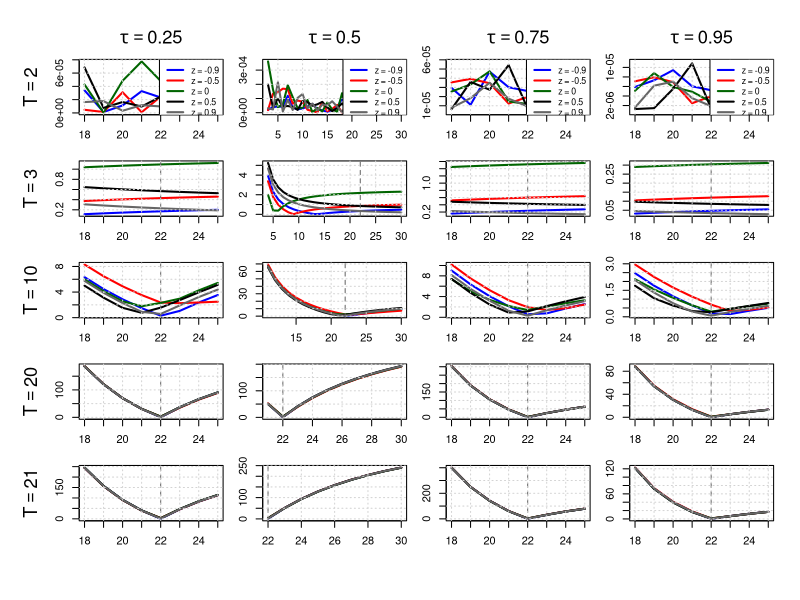

The R source for this figure:
# ---------------------------------------------------------------------------
# Figure 1 — Quantile Objective under Corrected Asymmetric Laplace Noise
# ---------------------------------------------------------------------------

rgen_corrected_asy_laplace <- function(n, z, b = 1) {
  stopifnot(abs(z) < 1)
  p_neg <- (1 + z) / 2
  u <- runif(n)
  x <- numeric(n)
  idx_neg <- which(u < p_neg)
  idx_pos <- which(u >= p_neg)
  x[idx_neg] <- -rexp(length(idx_neg), rate = (1 + z) / b)
  x[idx_pos] <-  rexp(length(idx_pos), rate = (1 - z) / b)
  return(x)
}

asy_laplace_variance <- function(z) {
  stopifnot(abs(z) < 1)
  b <- 1  # since the variance will be scaled later
  p_neg <- (1 + z) / 2
  p_pos <- (1 - z) / 2
  rate_neg <- (1 + z) / b
  rate_pos <- (1 - z) / b
  var_neg <- 2 / rate_neg^2
  var_pos <- 2 / rate_pos^2
  mu_neg <- -1 / rate_neg
  mu_pos <- 1 / rate_pos
  mu <- p_neg * mu_neg + p_pos * mu_pos
  ex2 <- p_neg * (var_neg + mu_neg^2) + p_pos * (var_pos + mu_pos^2)
  return(ex2 - mu^2)
}

compute_noise_scale <- function(A, snr, z) {
  sqrt((A / snr)^2 / asy_laplace_variance(z))
}

quantile_loss <- function(u, tau) u * (tau - (u < 0))

med_weighted_tau <- function(I, l, s, tau) {
  T <- length(I)
  x <- I * exp(((1:T) - l)^2 / s^2)
  w <- exp(-((1:T) - l)^2 / s^2)
  o <- order(x); x_sorted <- x[o]; w_sorted <- w[o]
  cum_w <- cumsum(w_sorted)
  k <- min(which(cum_w >= tau * sum(w_sorted)))
  x_sorted[k]
}

compute_a <- function(I, l, s, tau) med_weighted_tau(I, l, s, tau)

objective_function <- function(I, a, l, s, tau) {
  t <- seq_along(I)
  mean(quantile_loss(I - a * exp(-((t - l)^2) / s^2), tau))
}

search_best_s <- function(I, l, tau) {
  optimize(function(s) objective_function(I, compute_a(I, l, s, tau), l, s, tau),
           interval = c(1, 20), tol = 1e-4)$minimum
}

simulate_quantile_objective <- function(T, A, L, S, h, tau, snr, z, seed = NULL, force_l_gt_T = FALSE) {
  if (!is.null(seed)) set.seed(seed)
  signal <- A * exp(-((1:T) - L)^2 / S^2)
  b <- compute_noise_scale(A, snr, z)
  noise <- rgen_corrected_asy_laplace(T, z, b)
  I <- signal + noise
  l_grid <- if (force_l_gt_T) seq(T + 1, h) else seq(L - 4, L + 3)
  
  data.frame(
    l = l_grid,
    loss = sapply(l_grid, function(l) {
      s <- search_best_s(I, l, tau)
      a <- compute_a(I, l, s, tau)
      objective_function(I, a, l, s, tau)
    }),
    T = T, z = z
  )
}

# --- Config ---
A_true <- 15000; L_true <- 22; S_true <- 10; h <- 30
Ts_free <- c(2, 3, 10, 20, 21)
z_vals <- c(-0.9, -0.5, 0, 0.5, 0.9)
snr <- 1000; seed <- 280; tau_vals <- c(0.25, 0.5, 0.75, 0.95)

# --- Updated Combined Panel Plot for Figure 1 ---
plot_quantile_all_tau_T <- function(results_all, L_true) {
  Ts <- sort(unique(results_all$T))
  taus <- sort(unique(results_all$tau))
  z_vals <- sort(unique(results_all$z))
  colors <- c("blue", "red", "darkgreen", "black", "grey40")
  
  nrow <- length(Ts)
  ncol <- length(taus)
  
  pdf(file = "figure1_new_asy_laplace_all_tau_T.pdf", width = 2.5 * ncol, height = 2.5 * nrow)
  old_par <- par(mfrow = c(nrow, ncol), mar = c(2, 2, 1.5, 1), oma = c(4, 4, 3, 1), bg = "white")
  on.exit({ par(old_par); dev.off() })
  
  for (i in seq_along(Ts)) {
    for (j in seq_along(taus)) {
      T_val <- Ts[i]
      tau_val <- taus[j]
      df_sub <- subset(results_all, T == T_val & tau == tau_val)
      
      plot(NA, xlim = range(df_sub$l), ylim = range(df_sub$loss),
           xlab = "", ylab = "", main = "", axes = FALSE)
      axis(1); axis(2)
      box()
      
      for (k in seq_along(z_vals)) {
        df_z <- subset(df_sub, z == z_vals[k])
        lines(df_z$l, df_z$loss, col = colors[k], lwd = 2)
      }
      
      abline(v = L_true, col = "gray40", lty = 2)
      grid()
      
      if (j == 1) mtext(bquote(T == .(T_val)), side = 2, line = 3, cex = 1.1)
      if (i == 1) mtext(bquote(tau == .(tau_val)), side = 3, line = 1, cex = 1.1)
      if (i == 1) {
        legend("topright", legend = paste("z =", z_vals),
               col = colors, lwd = 2, cex = 0.8)
      }
    }
  }
}

# --- Rerun simulation including tau = 0.25 ---

results_all <- do.call(rbind, lapply(tau_vals, function(tau) {
  do.call(rbind, lapply(z_vals, function(z) {
    do.call(rbind, lapply(Ts_free, function(T) {
      simulate_quantile_objective(T, A_true, L_true, S_true, h,
                                  tau, snr, z, seed, force_l_gt_T = (tau == 0.5))
    })) -> res_z
    res_z$z <- z
    res_z$tau <- tau
    res_z
  }))
}))

plot_quantile_all_tau_T(results_all, L_true)
cat("Figure 1 saved to figure1_new_asy_laplace_all_tau_T.pdf\n")
